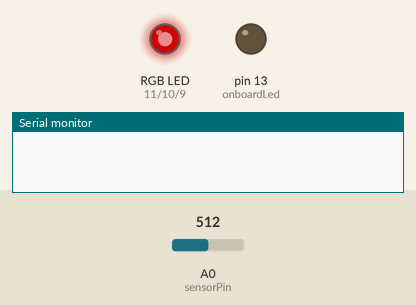
Recording of a sketch running on a simulated Arduino Uno, built with avr-gcc and run on an emulated ATmega328P. Parts: an RGB LED mixed from three pins (HIGH = lit), output pins drawn as LEDs (lit = HIGH), the last lines printed to the serial monitor. Inputs (shaded band) come from the test bench; at power-on: A0 (sensorPin) = 512. Dim RGB values are drawn brighter than linear.

Above: at 0.1 s.
At 14.5 s:
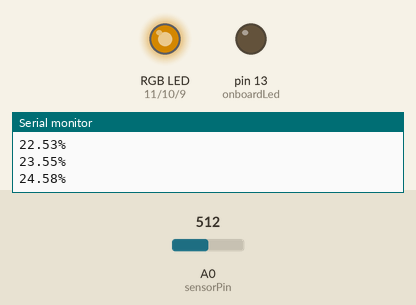
At 28.9 s:
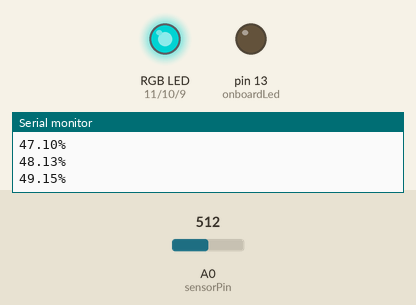
At 46.3 s:
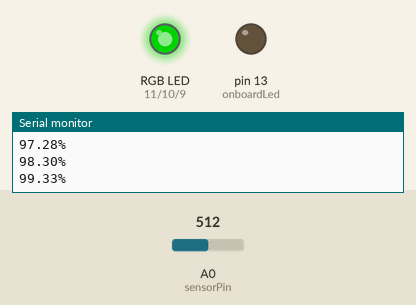
Timing chart, 0 to 47.8 s (numbered marks = the images above):
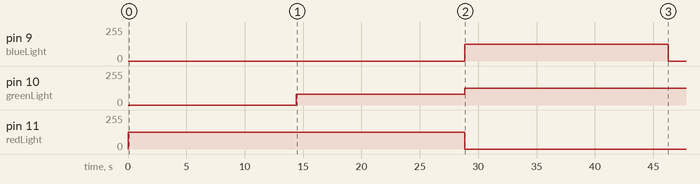

The sketch:

Day.9.ino
```cpp
// PIN veriable
//
// LedRGB
int blueLight = 9;
int greenLight = 10;
int redLight = 11;

// OnBoardLed
int onboardLed = 13;

// LDR Sensor
int sensorPin = A0;

//------------------------------------------------------------------------------

// Defined veriable
//
// Battery Info
unsigned int batteryCapacity = 50000;
unsigned int batteryLevel = 0;

// LDR Sensor
int sensorValue = 0;

//------------------------------------------------------------------------------

// Defined Functions
//
// Battery Charged Precentage
double getBatteryPercentage() {
  return (((double)batteryLevel / (double)batteryCapacity)*100);
}

// LedRGB Color Writes
void RGB_color(int red_value, int green_value, int blue_value) {
  analogWrite(blueLight, blue_value);
  analogWrite(greenLight, green_value);
  analogWrite(redLight, red_value);
  delay(500);
}

//------------------------------------------------------------------------------

//Inital Program Setup
//
void setup() {
// Start serial monitor
  Serial.begin(9600);

// Declare OnBoard Led
  pinMode(onboardLed, OUTPUT);

// Declare LedRGB pin oututs
  pinMode(blueLight, OUTPUT);
  pinMode(greenLight, OUTPUT);
  pinMode(redLight, OUTPUT);
}

//------------------------------------------------------------------------------

// Main Program Loop
void loop() {
// Read Value from LDR Sensor
  sensorValue = analogRead(sensorPin);
// Add LDR Sensor value & batteryLevel and store result in batteryLevel
  batteryLevel += sensorValue;

//set loop defined veriable from getBatteryPercentage function
  double percentage = getBatteryPercentage();

// set LedRGB acording to loop defined variable percentage

  if (percentage >= 100) {
    RGB_color(0, 125, 0); // Green
    batteryLevel = batteryCapacity; // to prevent integer overflow errors
    percentage = 100; // to prevent from displaying over 100%
  }
  else if (percentage > 0 && percentage <= 25)
  {
    RGB_color(125, 0, 0); // red
  }
  else if (percentage > 25 && percentage <= 50){
    RGB_color(125, 80, 0); // yellow-ish
  }
  else if (percentage > 50 && percentage <= 75) {
    RGB_color(0, 125, 125); // blue-ish
  }

// print Percentage to serial monitor
  Serial.print(percentage);
  Serial.println("%");

// delay loop
  delay(100);

}
```

Measured:
- by itself, pin 9 (blueLight): 0/255 → 125/255 at 28.8 s, → 0/255 17.4 s later
- by itself, pin 10 (greenLight): 0/255 → 80/255 at 14.4 s, → 125/255 14.4 s later
- by itself, pin 11 (redLight): 0/255 → 125/255 at 0.00 s, → 0/255 28.8 s later
